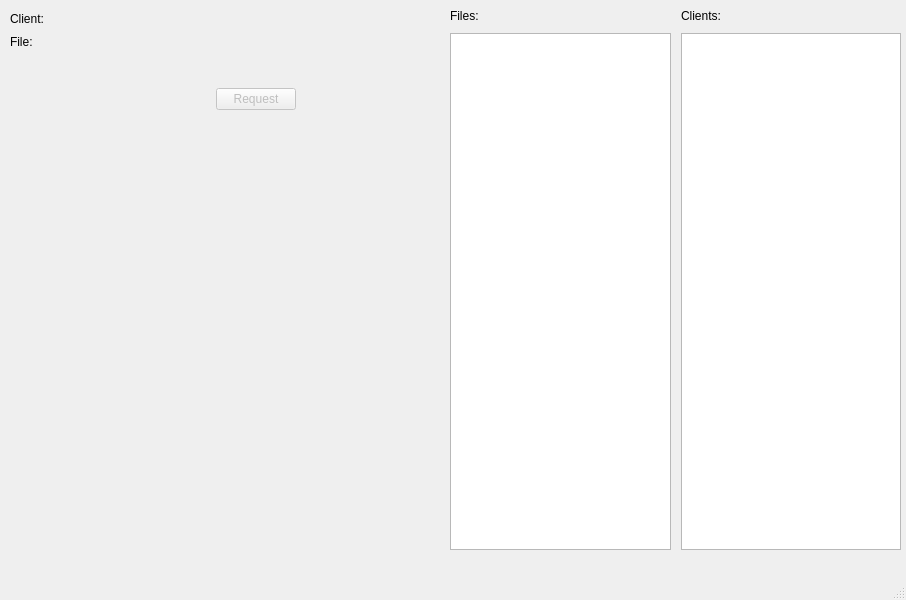
<?xml version="1.0" encoding="UTF-8"?>
<ui version="4.0">
 <class>MainWindow</class>
 <widget class="QMainWindow" name="MainWindow">
  <property name="geometry">
   <rect>
    <x>0</x>
    <y>0</y>
    <width>906</width>
    <height>600</height>
   </rect>
  </property>
  <property name="windowTitle">
   <string>Server</string>
  </property>
  <widget class="QWidget" name="centralwidget">
   <widget class="QWidget" name="gridLayoutWidget">
    <property name="geometry">
     <rect>
      <x>450</x>
      <y>9</y>
      <width>451</width>
      <height>541</height>
     </rect>
    </property>
    <layout class="QGridLayout" name="gridLayout">
     <property name="sizeConstraint">
      <enum>QLayout::SetDefaultConstraint</enum>
     </property>
     <property name="spacing">
      <number>10</number>
     </property>
     <item row="1" column="0">
      <widget class="QListWidget" name="list_files">
       <property name="sizePolicy">
        <sizepolicy hsizetype="Fixed" vsizetype="Expanding">
         <horstretch>0</horstretch>
         <verstretch>0</verstretch>
        </sizepolicy>
       </property>
      </widget>
     </item>
     <item row="0" column="1">
      <widget class="QLabel" name="label_clients">
       <property name="text">
        <string>Clients:</string>
       </property>
      </widget>
     </item>
     <item row="1" column="1">
      <widget class="QListWidget" name="list_clients">
       <property name="sizePolicy">
        <sizepolicy hsizetype="Fixed" vsizetype="Expanding">
         <horstretch>0</horstretch>
         <verstretch>0</verstretch>
        </sizepolicy>
       </property>
      </widget>
     </item>
     <item row="0" column="0">
      <widget class="QLabel" name="label_files">
       <property name="text">
        <string>Files:</string>
       </property>
      </widget>
     </item>
    </layout>
   </widget>
   <widget class="QWidget" name="gridLayoutWidget_2">
    <property name="geometry">
     <rect>
      <x>10</x>
      <y>9</y>
      <width>361</width>
      <height>101</height>
     </rect>
    </property>
    <layout class="QGridLayout" name="gridLayout_2">
     <item row="3" column="2">
      <widget class="QPushButton" name="btn_request">
       <property name="enabled">
        <bool>false</bool>
       </property>
       <property name="sizePolicy">
        <sizepolicy hsizetype="Fixed" vsizetype="Fixed">
         <horstretch>0</horstretch>
         <verstretch>0</verstretch>
        </sizepolicy>
       </property>
       <property name="text">
        <string>Request</string>
       </property>
      </widget>
     </item>
     <item row="1" column="1">
      <widget class="QLabel" name="label_chosenFile">
       <property name="text">
        <string/>
       </property>
      </widget>
     </item>
     <item row="1" column="0">
      <widget class="QLabel" name="label_file_input">
       <property name="text">
        <string>File: </string>
       </property>
      </widget>
     </item>
     <item row="3" column="1">
      <spacer name="horizontalSpacer">
       <property name="orientation">
        <enum>Qt::Horizontal</enum>
       </property>
       <property name="sizeHint" stdset="0">
        <size>
         <width>40</width>
         <height>20</height>
        </size>
       </property>
      </spacer>
     </item>
     <item row="0" column="0">
      <widget class="QLabel" name="label_client_input">
       <property name="text">
        <string>Client: </string>
       </property>
      </widget>
     </item>
     <item row="0" column="2">
      <spacer name="horizontalSpacer_3">
       <property name="orientation">
        <enum>Qt::Horizontal</enum>
       </property>
       <property name="sizeHint" stdset="0">
        <size>
         <width>40</width>
         <height>20</height>
        </size>
       </property>
      </spacer>
     </item>
     <item row="0" column="1">
      <widget class="QLabel" name="label_chosenClient">
       <property name="text">
        <string/>
       </property>
      </widget>
     </item>
     <item row="2" column="2">
      <spacer name="verticalSpacer">
       <property name="orientation">
        <enum>Qt::Vertical</enum>
       </property>
       <property name="sizeHint" stdset="0">
        <size>
         <width>20</width>
         <height>40</height>
        </size>
       </property>
      </spacer>
     </item>
    </layout>
   </widget>
   <widget class="QLabel" name="label_pic">
    <property name="geometry">
     <rect>
      <x>18</x>
      <y>135</y>
      <width>351</width>
      <height>261</height>
     </rect>
    </property>
    <property name="text">
     <string/>
    </property>
   </widget>
  </widget>
  <widget class="QMenuBar" name="menubar">
   <property name="geometry">
    <rect>
     <x>0</x>
     <y>0</y>
     <width>906</width>
     <height>21</height>
    </rect>
   </property>
  </widget>
  <widget class="QStatusBar" name="statusbar"/>
 </widget>
 <resources/>
 <connections/>
</ui>
